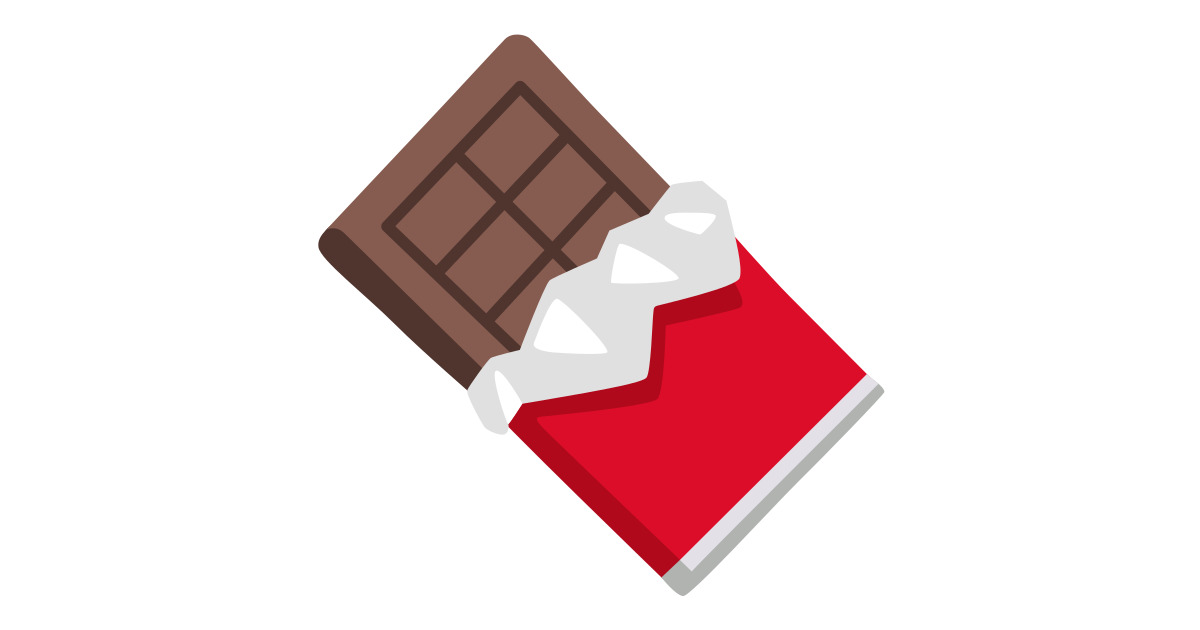
#> input picture ur5_draw_ws/src/image_to_drawing/src/lib/images/chocolate_bar.png, 1200 x 630 px
$ python -i edge_processing.py   (imports and definitions only)   (older library calls are emulated)
#> lines starting #> are read from the running program, lines starting #| are printed output that depends on the picture
#> further down, picture is the input picture: shape (630, 1200, 3); mean B, G, R 223, 222, 239
import cv2
import numpy as np
import os

# Create debug directory if it doesn't exist
# [2 lines not run here, left out]

#-------------------------------------
# Image preprocessing functions
#-------------------------------------
def preprocess_image(image, denoise_strength=10, bilateral_d=9,
                     bilateral_sigma_color=75, bilateral_sigma_space=75,
                     morph_kernel_size=3, use_clahe=True):
    """
    Comprehensive preprocessing to reduce noise and simplify image

    Parameters:
    - denoise_strength: Non-local means denoising strength (higher = more denoising)
    - bilateral_d: Diameter of bilateral filter
    - bilateral_sigma_color: Bilateral filter color similarity
    - bilateral_sigma_space: Bilateral filter spatial similarity
    - morph_kernel_size: Size of morphological operations kernel
    - use_clahe: Whether to apply CLAHE for contrast enhancement
    """
#> called with denoise_strength = 10, bilateral_d = 9, bilateral_sigma_color = 75, bilateral_sigma_space = 75, morph_kernel_size = 3, use_clahe = True
    print("Preprocessing image...")

    # Convert to grayscale if needed
    if len(image.shape) == 3:
        gray = cv2.cvtColor(image, cv2.COLOR_BGR2GRAY)
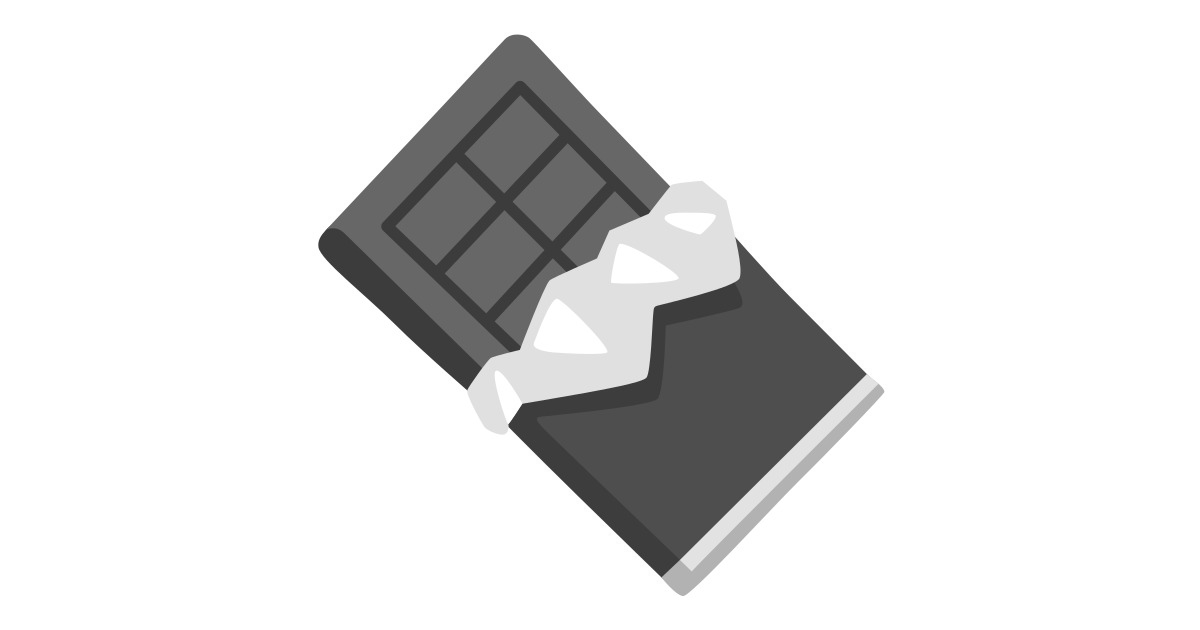
#> gray: shape (630, 1200); min 51, max 255, mean 227.2
    else:
        gray = image.copy()

    # Save original
    cv2.imwrite('debug/01_original_gray.png', gray)

    # Step 1: Non-local means denoising
    print(f"  1. Applying non-local means denoising (h={denoise_strength})...")
    denoised = cv2.fastNlMeansDenoising(gray, h=denoise_strength)
    cv2.imwrite('debug/02_denoised.png', denoised)

    # Step 2: Bilateral filter for edge-preserving smoothing
    print(f"  2. Applying bilateral filter (d={bilateral_d})...")
    bilateral = cv2.bilateralFilter(denoised, bilateral_d, bilateral_sigma_color, bilateral_sigma_space)
    cv2.imwrite('debug/03_bilateral.png', bilateral)

    # Step 3: CLAHE for contrast enhancement (optional)
    if use_clahe:
        print("  3. Applying CLAHE for contrast enhancement...")
        clahe = cv2.createCLAHE(clipLimit=2.0, tileGridSize=(8,8))
        enhanced = clahe.apply(bilateral)
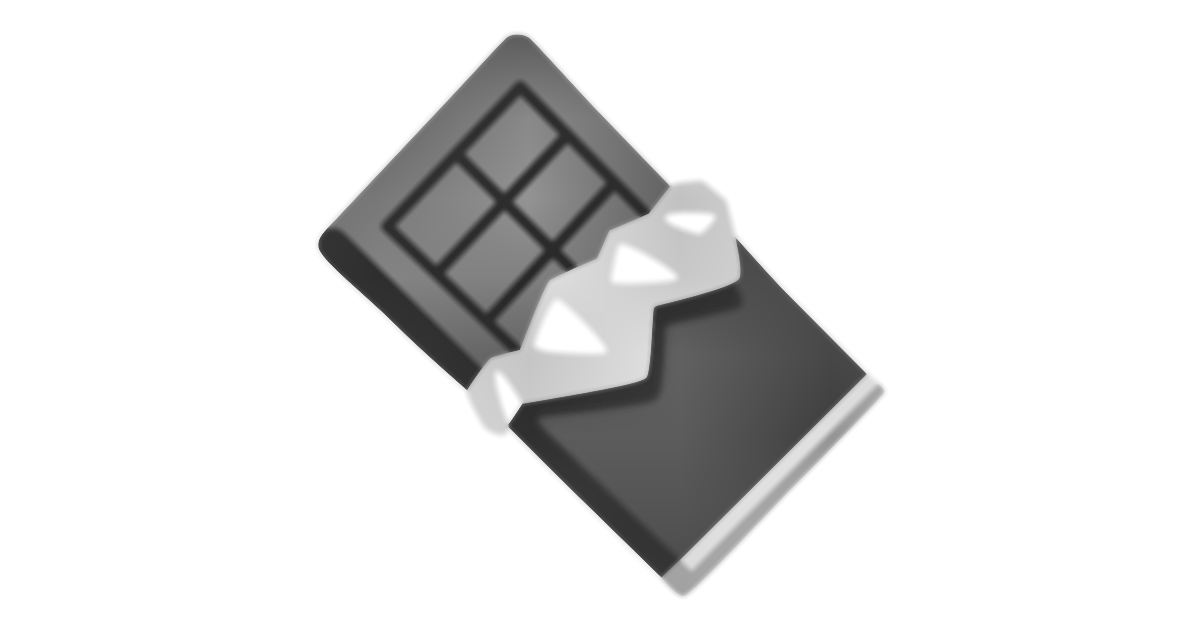
#> enhanced: shape (630, 1200); min 41, max 255, mean 227.6
        cv2.imwrite('debug/04_clahe.png', enhanced)
    else:
        enhanced = bilateral

    # Step 4: Morphological operations to remove small features
    if morph_kernel_size > 0:
        print(f"  4. Applying morphological operations (kernel={morph_kernel_size})...")
        kernel = cv2.getStructuringElement(cv2.MORPH_ELLIPSE, (morph_kernel_size, morph_kernel_size))

        # Opening to remove small bright spots
        opened = cv2.morphologyEx(enhanced, cv2.MORPH_OPEN, kernel)

        # Closing to fill small dark gaps
        morphed = cv2.morphologyEx(opened, cv2.MORPH_CLOSE, kernel)
        cv2.imwrite('debug/05_morphological.png', morphed)
    else:
        morphed = enhanced

    # Step 5: Additional Gaussian smoothing
    print("  5. Final Gaussian smoothing...")
    final = cv2.GaussianBlur(morphed, (5, 5), 1.0)
    cv2.imwrite('debug/06_final_preprocessed.png', final)

    print("Preprocessing complete.")
    return enhanced

# [196 lines left out: functions adaptive_preprocessing, estimate_noise_level, zhang_suen_thinning, multi_scale_scharr_detection, thin_edges_zhang_suen, post_process_edges and 1 more, not called in this run]

>>> import cv2
>>> picture = cv2.imread('images/chocolate_bar.png')
>>> result = preprocess_image(picture)
